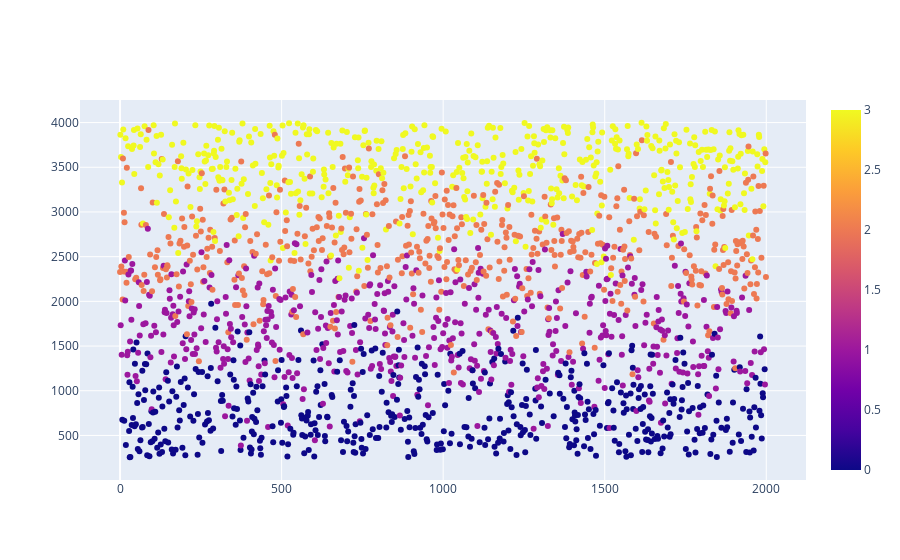

The cell this chart's notebook holds for it:
### Code cell
liste=[]
for i in range(2000):
    liste.append(i)
data=[
    {
        "y":dfMain.RAM,
        "x":liste,
        "mode":"markers",
        "marker":{
            "color":dfMain.FiyatAraligi,
            "showscale":True
        },
        "text":dfMain.FiyatAraligi
    }
]
iplot(data)

### Figure 1 — Plotly figure (JSON) as saved in the notebook; plotly's stock layout.template omitted (floating-point values rounded to 4 significant figures; data arrays with more than 128 entries replaced by an {"elided": "..."} marker saying what was removed)
{"data": [{"marker": {"color": {"elided": "2000 int values"}, "showscale": true}, "mode": "markers", "text": {"elided": "2000 float values"}, "type": "scatter", "x": {"elided": "2000 int values"}, "y": {"elided": "2000 float values"}}], "layout": {}}
